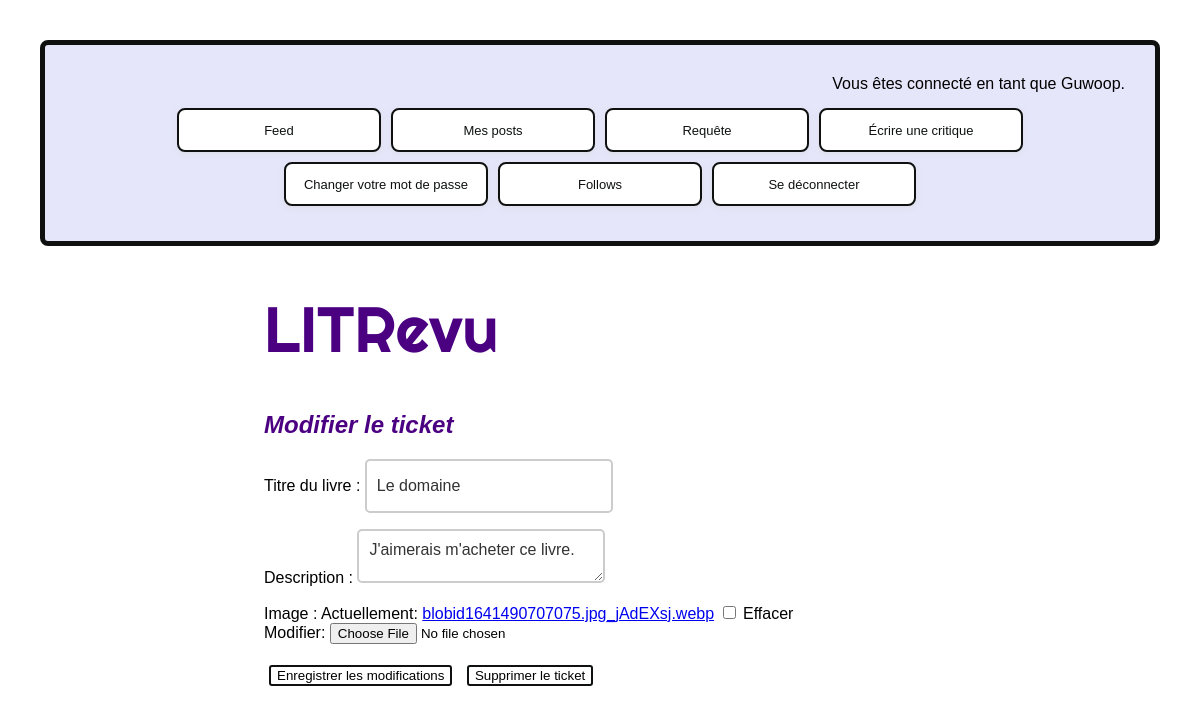
Screenshot of /edit_ticket/2/ (signed in) with the database file from the repository.
### authentication/models.py (models this page shows)
class User(AbstractUser):
    username: models.CharField = models.CharField(max_length=150, unique=True)
    follows: models.ManyToManyField = models.ManyToManyField(
        'self',
        symmetrical=False,
        verbose_name='Follows',
        related_name='followers',
        through='blog.UserFollows'
    )

### posts/models.py (models this page shows, shortened)
class Ticket(models.Model):
    title: str = models.fields.CharField(max_length=128)
    description: str = models.fields.CharField(max_length=2048)
    user = models.ForeignKey(
        to=settings.AUTH_USER_MODEL, on_delete=models.CASCADE, related_name='tickets')
    image: Union[models.ImageField, None] = models.ImageField(null=True, blank=True)
    time_created: models.DateTimeField = models.DateTimeField(auto_now_add=True)
    IMAGE_MAX_SIZE: tuple[int, int] = (200, 200)

### posts/views.py (the view, shortened to what this page needs)
# urls.py: path("edit_ticket/<int:id>/", edit_ticket, name="edit_ticket"),
@login_required
def edit_ticket(request: HttpRequest, id: int) -> HttpResponse:
    ticket = get_object_or_404(Ticket, id=id)
    form = TicketForm(instance=ticket)
    delete_form = DeleteTicketForm()
    context = {
        'form': form,
        'delete_form': delete_form,
        'ticket': ticket,
    }
    return render(request, 'posts/edit_ticket.html', context=context)

### posts/forms.py
class TicketForm(forms.ModelForm):
    class Meta:
        model = Ticket
        fields = ['title', 'description', 'image']
        widgets = {
            'description': forms.Textarea(attrs={'rows': 6}),
        }
        labels = {
            'title': 'Titre du livre',
        }

class DeleteTicketForm(forms.Form):
    delete_ticket: Any = forms.BooleanField(widget=forms.HiddenInput, required=False)

### posts/templates/posts/edit_ticket.html (shortened to what this page needs)
{% extends 'base.html' %}
{% block content %}
    <h2>Modifier le ticket</h2>
    <form method="post" action="{% url 'edit_ticket' id=ticket.id %}" enctype="multipart/form-data">
        {{ form.as_p }}
        <button type="submit" name="edit_ticket">Enregistrer les modifications</button>
        <button type="submit" name="delete_ticket">Supprimer le ticket</button>
    </form>
{% endblock content %}

### templates/base.html (shortened to what this page needs)
<!DOCTYPE html>
<html lang="fr">
{% load static %}
<head>
    <link href="https://cdn.jsdelivr.net/npm/select2@4.1.0-rc.0/dist/css/select2.min.css" rel="stylesheet">
    <link rel="stylesheet" type="text/css" href="{% static 'styles.css' %}">
</head>
<body>
    <header>
        {% if user.is_authenticated %}
            <p>Vous êtes connecté en tant que {{ request.user }}.</p>
            <div class="header-buttons">
                <a href="{% url 'home' %}" class="button1 bouncy">Feed</a>
                <a href="{% url 'my_posts' %}" class="button1 bouncy" style="animation-delay:0.07s">Mes posts</a>
                <a href="{% url 'create_ticket' %}" class="button1 bouncy" style="animation-delay:0.14s">Requête</a>
                <a href="{% url 'create_review_and_ticket' %}" class="button1 bouncy" style="animation-delay:0.21s">Écrire une critique</a>
                <a href="{% url 'password_change' %}" class="button1 bouncy" style="animation-delay:0.28s">Changer votre mot de passe</a>
                <a href="{% url 'follow_user' %}" class="button1 bouncy" style="animation-delay:0.35s">Follows</a>
                <form action="{% url 'logout' %}" method="post">
                    <a href="{% url 'logout' %}" class="button1 bouncy" style="animation-delay:0.42s">Se déconnecter</a>
                </form>
            </div>
        {% endif %}
    </header>
    <div class ="content">
        <h1>LITRevu</h1>
        {% block content %}{% endblock content %}
    </div>
</body>
</html>

### static/styles.css (style rules this page uses)
body { font-family: Arial, sans-serif; margin: 20px; padding: 20px; }
header { background-color: lavender; padding: 30px; border: 5px solid #0f1111; border-radius: 8px; }
.header-buttons { display: flex; justify-content: center; align-items: center; flex-wrap: wrap; margin-top: 10px; }
header p { text-align: right; margin: 0px; }
.content h1 { font-family: "Righteous", sans-serif; font-weight: 500; font-size: 4em; font-style: normal; text-decoration: none; color: indigo; }
h2 { font-size: 1.5em; font-family: 'Platypi', sans-serif; font-weight: 600; font-style: italic; color: indigo; }
a.button1 { margin: 5px; border: 2px solid #0f1111; display: flex; justify-content: center; align-items: center; background-color: #fff; border-radius: 8px; box-shadow: rgba(213, 217, 217, .5) 0 2px 5px 0; color: #0f1111; cursor: pointer; font-size: 13px; text-align: center; text-decoration: none; width: 200px; height: 40px; }
.content { margin-left: 20%; }
button { margin: 5px; border: 2px solid #0f1111; border-radius: 3px; background-color: rgb(255, 255, 255); }
textarea, input[type="text"], input[type="password"] { width: 25%; height: 30px; padding: 10px; border: 2px solid #ccc; border-radius: 5px; resize: vertical; font-family: Arial, sans-serif; font-size: 16px; color: #333; }

### rows the page displays
User: user "Guwoop"
Ticket: title "Le domaine", description "J'aimerais m'acheter ce livre."
